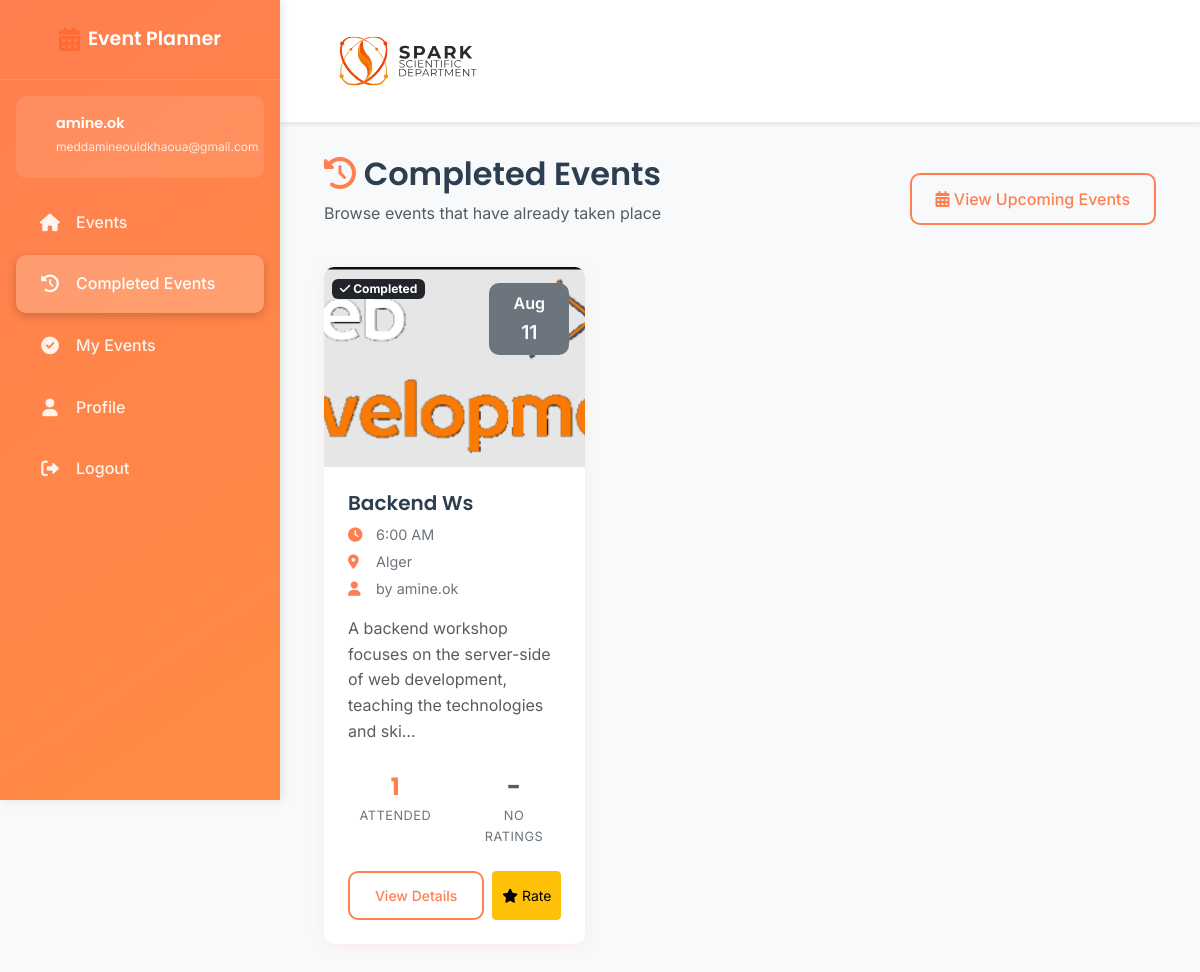
The page /completed/ (signed in) on the database its author committed.
### events/models.py (models this page shows, shortened)
class Event(models.Model):
    title = models.CharField(max_length=200)
    description = models.TextField()
    date = models.DateField()
    time = models.TimeField()
    location = models.CharField(max_length=300)
    duration_days = models.PositiveIntegerField(default=0, help_text="Duration in days")
    duration_hours = models.PositiveIntegerField(default=0, help_text="Duration in hours")
    auto_complete_days = models.PositiveIntegerField(default=0, help_text="Days after event start to auto-complete")
    auto_complete_hours = models.PositiveIntegerField(default=0, help_text="Hours after event start to auto-complete")
    capacity = models.PositiveIntegerField(blank=True, null=True)
    creator = models.ForeignKey(User, on_delete=models.CASCADE, related_name='created_events')
    image = models.ImageField(default='event_default.jpg', upload_to='event_pics')
    end_datetime = models.DateTimeField(blank=True, null=True)
    created_at = models.DateTimeField(default=timezone.now)
    updated_at = models.DateTimeField(auto_now=True)
    is_completed = models.BooleanField(default=False, help_text="Mark this event as manually completed")
    auto_complete_datetime = models.DateTimeField(blank=True, null=True, help_text="Event will be automatically marked as completed at this date and time")
    class Meta:
        ordering = ['date', 'time']
    @property
    def average_rating(self):
        ratings = self.ratings.all()
        if ratings:
            return sum(rating.stars for rating in ratings) / len(ratings)
        return 0

### events/views.py (the view)
# urls.py: path('completed/', CompletedEventsView.as_view(), name='completed-events'),
class CompletedEventsView(ListView):
    model = Event
    template_name = 'events/completed_events.html'
    context_object_name = 'events'
    paginate_by = 6
    def get_queryset(self):
        queryset = Event.objects.filter(
            Q(is_completed=True) | Q(end_datetime__lt=timezone.now())
        ).annotate(going_count=Count('rsvps', filter=Q(rsvps__status='going')))
        search_query = self.request.GET.get('search')
        if search_query:
            queryset = queryset.filter(
                Q(title__icontains=search_query) |
                Q(description__icontains=search_query) |
                Q(location__icontains=search_query)
            )
        return queryset.order_by('-date', '-time')
    def get_context_data(self, **kwargs):
        context = super().get_context_data(**kwargs)
        context['search_form'] = EventSearchForm(self.request.GET)
        if self.request.user.is_authenticated:
            for event in context['events']:
                try:
                    user_rating = Rating.objects.get(event=event, user=self.request.user)
                    event.can_rate = False  # User already rated
                    event.user_rating = user_rating
                except Rating.DoesNotExist:
                    try:
                        user_rsvp = RSVP.objects.get(event=event, user=self.request.user)
                        if user_rsvp.status == 'going':
                            event.can_rate = True  # User can rate (event is past and user attended)
                        else:
                            event.can_rate = False  # User didn't attend
                    except RSVP.DoesNotExist:
                        event.can_rate = False  # User never RSVP'd
        context['rating_form'] = RatingForm()
        return context

### templates/events/completed_events.html (shortened to what this page needs)
{% extends "base.html" %}
{% load static %}
{% load crispy_forms_tags %}
{% block content %}
<div class="container-fluid">
    <div class="row mb-4">
        <div class="col-12">
            <div class="d-flex justify-content-between align-items-center">
                <div>
                    <h2><i class="fas fa-history text-orange"></i> Completed Events</h2>
                    <p class="text-muted">Browse events that have already taken place</p>
                </div>
                <a href="{% url 'events-home' %}" class="btn btn-outline-orange">
                    <i class="fas fa-calendar-alt"></i> View Upcoming Events
                </a>
            </div>
        </div>
    </div>
    {% if events %}
        <div class="row">
            {% for event in events %}
                <div class="col-lg-4 col-md-6 mb-4">
                    <div class="card event-card hover-lift">
                        <div class="position-relative">
                            {% if event.image %}
                                <img src="{{ event.image.url }}" class="card-img-top" alt="{{ event.title }}">
                            {% else %}
                                <div class="card-img-top bg-gray-light d-flex align-items-center justify-content-center" style="height: 200px;">
                                    <i class="fas fa-calendar-check fa-3x text-muted"></i>
                                </div>
                            {% endif %}
                            <div class="event-date-badge bg-secondary">
                                <div>{{ event.date|date:"M" }}</div>
                                <div style="font-size: 1.2rem;">{{ event.date|date:"d" }}</div>
                            </div>
                            <div class="position-absolute top-0 start-0 m-2">
                                <span class="badge bg-dark">
                                    <i class="fas fa-check"></i> Completed
                                </span>
                            </div>
                        </div>
                        <div class="card-body event-info">
                            <h5 class="event-title">{{ event.title }}</h5>
                            <div class="event-details mb-3">
                                <div class="mb-1">
                                    <i class="fas fa-clock"></i>
                                    {{ event.time|time:"g:i A" }}
                                </div>
                                <div class="mb-1">
                                    <i class="fas fa-map-marker-alt"></i>
                                    {{ event.location|truncatechars:30 }}
                                </div>
                                <div class="mb-1">
                                    <i class="fas fa-user"></i>
                                    by {{ event.creator.first_name|default:event.creator.username }}
                                </div>
                            </div>
                            <p class="card-text text-muted">
                                {{ event.description|truncatechars:100 }}
                            </p>
                            <div class="event-stats mb-3">
                                <div class="row text-center">
                                    <div class="col-6">
                                        <div class="stat-item">
                                            <div class="stat-number text-orange">{{ event.going_count }}</div>
                                            <div class="stat-label">Attended</div>
                                        </div>
                                    </div>
                                    <div class="col-6">
                                        <div class="stat-item">
                                            {% if event.average_rating > 0 %}
                                                <div class="stat-number text-warning">{{ event.average_rating|floatformat:1 }}</div>
                                                <div class="stat-label">
                                                    <i class="fas fa-star text-warning"></i> Rating
                                                </div>
                                            {% else %}
                                                <div class="stat-number text-muted">-</div>
                                                <div class="stat-label">No Ratings</div>
                                            {% endif %}
                                        </div>
                                    </div>
                                </div>
                            </div>
                            <div class="d-flex justify-content-between align-items-center">
                                <div class="d-flex gap-2 w-100">
                                    <a href="{% url 'event-detail' event.pk %}" class="btn btn-outline-orange btn-sm flex-fill">
                                        View Details
                                    </a>
                                    {% if event.can_rate %}
                                        <button type="button" class="btn btn-warning btn-sm flex-fill" data-bs-toggle="modal" data-bs-target="#ratingModal{{ event.pk }}">
                                            <i class="fas fa-star"></i> Rate
                                        </button>
                                    {% elif event.user_rating %}
                                        <button type="button" class="btn btn-success btn-sm flex-fill" disabled>
                                            <i class="fas fa-check"></i> Rated
                                        </button>
                                    {% endif %}
                                </div>
                            </div>
                        </div>
                    </div>
                </div>
            {% endfor %}
        </div>
    {% endif %}
</div>
{% endblock content %}

### templates/base.html (shortened to what this page needs)
{% load static %}
<!DOCTYPE html>
<html lang="en">
<head>
    <link href="https://cdn.jsdelivr.net/npm/bootstrap@5.3.0/dist/css/bootstrap.min.css" rel="stylesheet">
    <link rel="stylesheet" href="https://cdnjs.cloudflare.com/ajax/libs/font-awesome/6.0.0/css/all.min.css">
    {% load static %}
    <link rel="stylesheet" type="text/css" href="{% static 'css/main.css' %}">
    <link href='https://cdn.jsdelivr.net/npm/fullcalendar@6.1.8/main.min.css' rel='stylesheet' />
</head>
<body>
    <div class="wrapper">
        {% if user.is_authenticated %}
        <nav class="sidebar" id="sidebar">
            <div class="sidebar-header">
                <div class="logo">
                    <i class="fas fa-calendar-alt"></i>
                    <span>Event Planner</span>
                </div>
            </div>
            <div class="sidebar-content">
                <div class="user-info">
                    <div class="user-details">
                        <h6>{{ user.first_name|default:user.username }}</h6>
                        <small>{{ user.email }}</small>
                    </div>
                </div>
                <ul class="nav-links">
                    <li class="nav-item">
                        <a href="{% url 'events-home' %}" class="nav-link {% if request.resolver_match.url_name == 'events-home' %}active{% endif %}">
                            <i class="fas fa-home"></i>
                            <span>Events</span>
                        </a>
                    </li>
                    <li class="nav-item">
                        <a href="{% url 'completed-events' %}" class="nav-link {% if request.resolver_match.url_name == 'completed-events' %}active{% endif %}">
                            <i class="fas fa-history"></i>
                            <span>Completed Events</span>
                        </a>
                    </li>
                    <li class="nav-item">
                        <a href="{% url 'my-rsvps' %}" class="nav-link {% if request.resolver_match.url_name == 'my-rsvps' %}active{% endif %}">
                            <i class="fas fa-check-circle"></i>
                            <span>My Events</span>
                        </a>
                    </li>
                    <li class="nav-item">
                        <a href="{% url 'profile' %}" class="nav-link {% if request.resolver_match.url_name == 'profile' %}active{% endif %}">
                            <i class="fas fa-user"></i>
                            <span>Profile</span>
                        </a>
                    </li>
                    <li class="nav-item">
                        <a href="{% url 'logout' %}" class="nav-link">
                            <i class="fas fa-sign-out-alt"></i>
                            <span>Logout</span>
                        </a>
                    </li>
                </ul>
            </div>
        </nav>
        {% endif %}
        <div class="main-content {% if not user.is_authenticated %}full-width{% endif %}">
            <nav class="navbar navbar-expand-lg navbar-light bg-white shadow-sm">
                <div class="container-fluid">
                    {% if user.is_authenticated %}
                        <a class="navbar-brand" href="{% url 'events-home' %}">
                            <img src="{% static 'images/SPARK-03.svg' %}" alt="Event Planner Logo" height="80">
                        </a>
                    {% else %}
                        <a class="navbar-brand" href="{% url 'events-home' %}">
                            <i class="fas fa-calendar-alt text-orange"></i>
                            Event Planner
                        </a>
                    {% endif %}
                </div>
            </nav>
            <div class="content-wrapper">
                {% block content %}{% endblock content %}
            </div>
        </div>
    </div>
</body>
</html>

### rows shown on the page
Event: image (picture), date "Aug", date "11", title "Backend Ws", time "6:00 AM", location "Alger", creator.first_name "amine.ok", description "A backend workshop focuses on the server-side of web development, teaching the technologies and ski…", going_count "1", shows "NO RATINGS"

### other values the page prints
{{ user.first_name|default:user.username }} "amine.ok"
{{ user.email }} "meddamineouldkhaoua@gmail.com"
